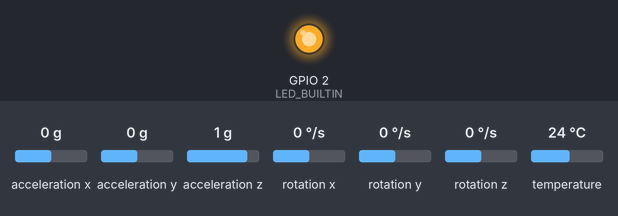
Recording of a program running on a simulated ESP32. Parts: output pins drawn as LEDs (lit = HIGH). The test bench sets the inputs (shaded band); at power-on: acceleration x 0 g, acceleration y 0 g, acceleration z 1 g, rotation x 0 °/s, rotation y 0 °/s, rotation z 0 °/s, temperature 24 °C. A WiFi scan finds three made-up networks; what the program prints to the serial monitor is not drawn.

Above: at 4.7 s.
At 6.5 s:
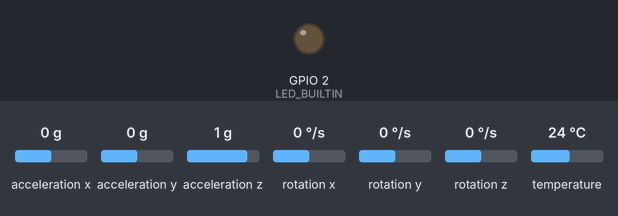
Timing chart, 0 to 8.0 s (numbered marks = the images above):
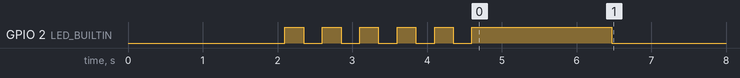

The program:

main.cpp
```cpp
#include <Arduino.h>
#include <esp_now.h>
#include <WiFi.h>
#include <Adafruit_MPU6050.h>
#include <Adafruit_Sensor.h>

#include "quaternion.h"

using namespace imu;

#define CHANNEL 1

esp_now_peer_info_t slave;
Adafruit_MPU6050 mpu;
sensors_event_t a, g, temp;

Quaternion orientation, qDeviation;
Vector<3> eulerAngles;

float lastSendTime = 0;
double Bias[3];
int data[2];

void OnDataSent(const uint8_t *mac_addr, esp_now_send_status_t status);
void ScanForSlave();
int RadToDeg(double radVal);
void LEDBlinking(int ledPin, int numOfBlinks, int blinkDuration, bool counting);

void setup()
{
	Serial.begin(115200);
	WiFi.mode(WIFI_STA);
	esp_now_init();
	esp_now_register_send_cb(OnDataSent);
	ScanForSlave();
	esp_now_add_peer(&slave);
	pinMode(LED_BUILTIN, OUTPUT);

	if (!mpu.begin())
	{
		Serial.println("Failed to find MPU6050 chip");
		while (1)
		{
			delay(10);
		}
	}

	mpu.setAccelerometerRange(MPU6050_RANGE_16_G);
	mpu.setGyroRange(MPU6050_RANGE_2000_DEG);
	mpu.setFilterBandwidth(MPU6050_BAND_260_HZ);
	delay(100);

	Serial.println("Calibrate MPU6050 strats in...");
	LEDBlinking(LED_BUILTIN, 5, 500, 1);

	digitalWrite(LED_BUILTIN, HIGH);

	int loopInt = 850;
	for (int i = 0; i < loopInt; i++)
	{
		mpu.getEvent(&a, &g, &temp);
		Bias[0] += g.gyro.x;
		Bias[1] += g.gyro.y;
		Bias[2] += g.gyro.z;
	}
	Bias[0] /= loopInt;
	Bias[1] /= loopInt;
	Bias[2] /= loopInt;

	digitalWrite(LED_BUILTIN, LOW);
}

void loop()
{
	if ((millis() - lastSendTime) >= 10)
	{
		mpu.getEvent(&a, &g, &temp);

		Quaternion qW(0, (g.gyro.x - Bias[0]), (g.gyro.y - Bias[1]), (g.gyro.z - Bias[2]));

		qDeviation = orientation * qW * 0.5;

		orientation = orientation + qDeviation * 0.01;
		orientation.normalize();

		eulerAngles = orientation.toEuler();

		int eueueX = RadToDeg(eulerAngles.x());
		int eueueZ = RadToDeg(eulerAngles.z());

		if (eueueX >= 0 && eueueX <= 180)
			data[1] = eueueX;
		if (eueueZ >= 0 && eueueZ <= 180)
			data[0] = eueueZ;

		esp_now_send(slave.peer_addr, (uint8_t *)data, sizeof(data));
		lastSendTime = millis();
	}
}

void ScanForSlave()
{
	int8_t scanResults = WiFi.scanNetworks();

	for (int i = 0; i < scanResults; ++i)
	{
		String SSID = WiFi.SSID(i);
		String BSSIDstr = WiFi.BSSIDstr(i);

		if (SSID.indexOf("RXNO") == 0)
		{

			int mac[6];
			if (6 == sscanf(BSSIDstr.c_str(), "%x:%x:%x:%x:%x:%x", &mac[0], &mac[1], &mac[2], &mac[3], &mac[4], &mac[5]))
				for (int ii = 0; ii < 6; ++ii)
					slave.peer_addr[ii] = (uint8_t)mac[ii];

			slave.channel = CHANNEL;
			slave.encrypt = 0;
			break;
		}
	}
}

/** callback when data is sent from Master to Slave **/
void OnDataSent(const uint8_t *mac_addr, esp_now_send_status_t status)
{
	for (int i = 0; i < 2; i++)
	{
		Serial.print(data[i]);
		Serial.print("\t");
	}
	Serial.println("");
}

int RadToDeg(double radVal)
{
	return int((radVal * (180.0 / M_PI)));
}

void LEDBlinking(int ledPin, int numOfBlinks, int blinkDuration, bool counting)
{
	for (int i = 1; i <= numOfBlinks; i++)
	{
		if (counting)
		{
			Serial.print(i);
			Serial.print("\t");
		}
		digitalWrite(ledPin, HIGH);
		delay(blinkDuration/2);
		digitalWrite(ledPin, LOW);
		delay(blinkDuration/2);
	}
}
```
